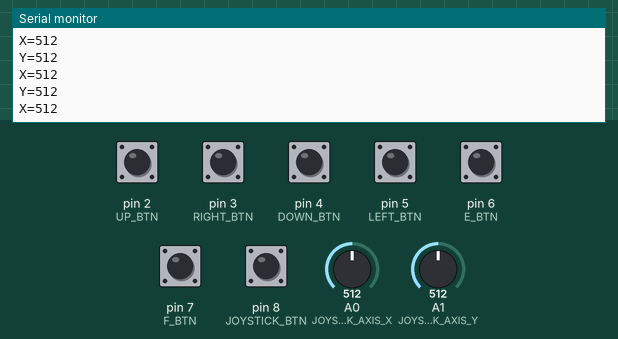
Bench run of a sketch on a simulated Arduino Uno, built with avr-gcc and run on an emulated ATmega328P. Parts: the last lines printed to the serial monitor. Inputs (shaded band) come from the test bench; at power-on: pin 2 (UP_BTN), pin 3 (RIGHT_BTN), pin 4 (DOWN_BTN), pin 5 (LEFT_BTN), pin 6 (E_BTN), pin 7 (F_BTN), pin 8 (JOYSTICK_BTN) HIGH, A0 (JOYSTICK_AXIS_X) = 512, A1 (JOYSTICK_AXIS_Y) = 512.

Above: at 1.2 s.
1.3 s: pin 2 (UP_BTN) pulled LOW for 0.25 s
At 1.46 s:
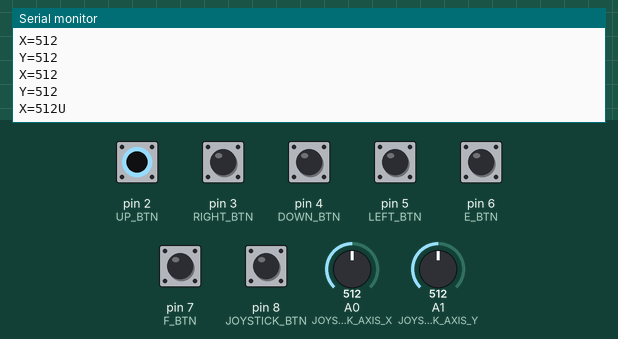
3.0 s: pin 3 (RIGHT_BTN) pulled LOW for 0.25 s
At 3.17 s:
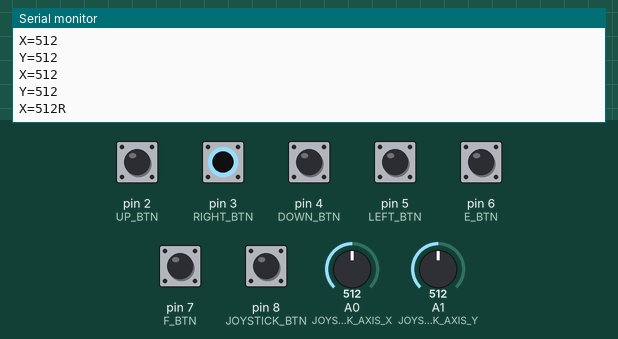
4.7 s: pin 4 (DOWN_BTN) pulled LOW for 0.25 s
At 4.87 s:
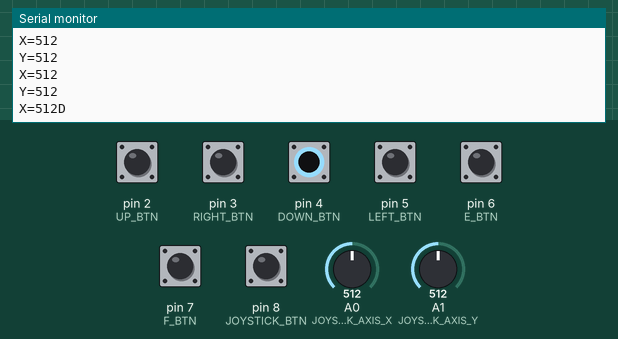
6.4 s: pin 5 (LEFT_BTN) pulled LOW for 0.25 s
At 6.58 s:
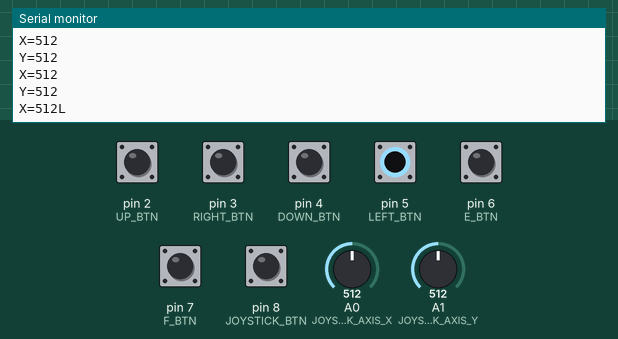
8.1 s: pin 6 (E_BTN) pulled LOW for 0.25 s
At 8.28 s:
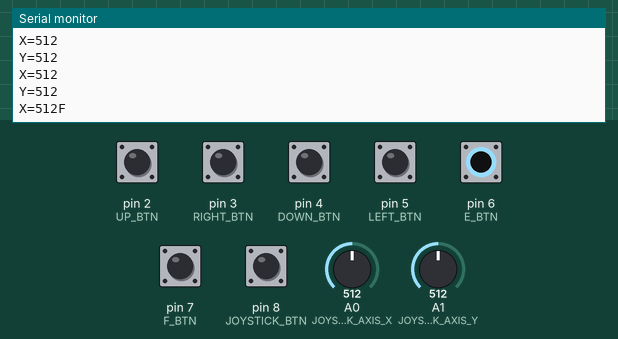
9.8 s: A0 (JOYSTICK_AXIS_X) set to 716
At 9.94 s:
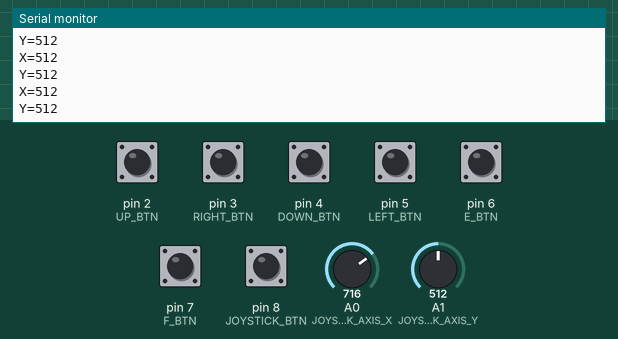

Measured:
- after the input at 1.3 s, the serial monitor: prints a new line at once (image 1)
- after the input at 3.0 s, the serial monitor: prints a new line at once (image 2)
- after the input at 4.7 s, the serial monitor: prints a new line at once (image 3)
- after the input at 6.4 s, the serial monitor: prints a new line at once (image 4)
- after the input at 8.1 s, the serial monitor: prints a new line at once (image 5)

The sketch:

joystick_sheild.ino
```cpp
int const UP_BTN = 2;
int const DOWN_BTN = 4;
int const LEFT_BTN = 5;
int const RIGHT_BTN = 3;
int const E_BTN = 6;
int const F_BTN = 7;
int const JOYSTICK_BTN = 8;
int const JOYSTICK_AXIS_X = A0;
int const JOYSTICK_AXIS_Y = A1;
int buttons[] = {UP_BTN, DOWN_BTN, LEFT_BTN, RIGHT_BTN, E_BTN, F_BTN, JOYSTICK_BTN};
//===============================================================================
//  Initialization
//===============================================================================
void setup() {
  //Set all button pins as inputs with internal pullup resistors enabled.
  for (int i; i < 7; i++)  pinMode(buttons[i], INPUT_PULLUP);
  Serial.begin(9600);
}
//===============================================================================
//  Main
//===============================================================================
void loop() {
 int X = analogRead(JOYSTICK_AXIS_X);
  int Y = analogRead(JOYSTICK_AXIS_Y);
  //int x = map(X, 1, 1023, 1917, 2);
  //int y = map(Y, 1, 1023, 2, 1077);
  Serial.print("\nY=");
  Serial.print(Y);
      delay(100);

  Serial.print("\nX=");
  Serial.print(X);
      delay(100);

  if(digitalRead(UP_BTN)==0)
  {
    delay(100);
    if(digitalRead(UP_BTN)==0)
  {
      Serial.print("U");
  }
  }

   if(digitalRead(DOWN_BTN)==0)
  {
    delay(100);
    if(digitalRead(DOWN_BTN)==0)
  {
      Serial.print("D");
  }
  }

   if(digitalRead(LEFT_BTN)==0)
  {
    delay(100);
    if(digitalRead(LEFT_BTN)==0)
  {
      Serial.print("L");
  }
  }

   if(digitalRead(RIGHT_BTN)==0)
  {
    delay(100);
     if(digitalRead(RIGHT_BTN)==0)
  {
      Serial.print("R");
  }
  }

  if (digitalRead(E_BTN) == 0 || digitalRead(F_BTN) == 0 || digitalRead(JOYSTICK_BTN) == 0)
  {
        delay(100);
        if (digitalRead(E_BTN) == 0 || digitalRead(F_BTN) == 0 || digitalRead(JOYSTICK_BTN) == 0)
  {
    Serial.print("F");
  }
  }
 // Serial.print("\tJOYSTICK BTN="),Serial.print(digitalRead(JOYSTICK_BTN));

  // Print the full X/Y joystick values (0-1023)
  //Serial.print("\tX="),Serial.print(analogRead(JOYSTICK_AXIS_X));
  //Serial.print("\tY="),Serial.println(analogRead(JOYSTICK_AXIS_Y));

 }
```
